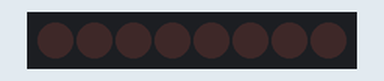
This program was run on a simulated Raspberry Pi (header pin numbers). On the bench: 8 shift-register outputs drawn as a row of LEDs (first output left, lit = HIGH). What the program prints to the terminal is not drawn.

Above: at 0.3 s.
At 1.4 s:
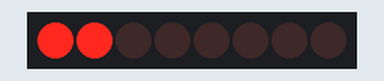
At 2.31 s:
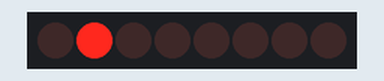
Timing chart, 0 to 3.0 s (numbered marks = the images above):
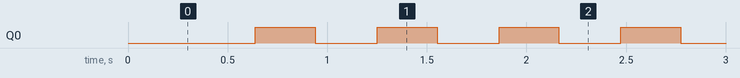

The program:

75hc595_test.py
```python
#!/usr/bin/env python
#================================================
#
#	This program is for SunFounder SuperKit for Rpi.
#
#	Extend use of 8 LED with 74HC595.
#
#	Change the	WhichLeds and sleeptime value under
#	loop() function to change LED mode and speed.
#
#=================================================

import RPi.GPIO as GPIO
import time

SDI   = 11
RCLK  = 12
SRCLK = 13

#===============   LED Mode Defne ================
#	You can define yourself, in binay, and convert it to Hex
#	8 bits a group, 0 means off, 1 means on
#	like : 0101 0101, means LED1, 3, 5, 7 are on.(from left to right)
#	and convert to 0x55.

LED0 = [0x01,0x02,0x04,0x08,0x10,0x20,0x40,0x80]	#original mode
LED1 = [0x01,0x03,0x07,0x0f,0x1f,0x3f,0x7f,0xff]	#blink mode 1
LED2 = [0x01,0x05,0x15,0x55,0xb5,0xf5,0xfb,0xff]	#blink mode 2
LED3 = [0x02,0x03,0x0b,0x0f,0x2f,0x3f,0xbf,0xff]	#blink mode 3
#=================================================

def print_msg():
	print ('Program is running...')
	print ('Please press Ctrl+C to end the program...')

def setup():
	GPIO.setmode(GPIO.BOARD)    # Number GPIOs by its physical location
	GPIO.setup(SDI, GPIO.OUT)
	GPIO.setup(RCLK, GPIO.OUT)
	GPIO.setup(SRCLK, GPIO.OUT)
	GPIO.output(SDI, GPIO.LOW)
	GPIO.output(RCLK, GPIO.LOW)
	GPIO.output(SRCLK, GPIO.LOW)

def hc595_in(dat):
	for bit in range(0, 8):
		GPIO.output(SDI, 0x80 & (dat << bit))
		GPIO.output(SRCLK, GPIO.HIGH)
		time.sleep(0.001)
		GPIO.output(SRCLK, GPIO.LOW)

def hc595_out():
	GPIO.output(RCLK, GPIO.HIGH)
	time.sleep(0.001)
	GPIO.output(RCLK, GPIO.LOW)

def loop():
	WhichLeds = LED3	# Change Mode, modes from LED0 to LED3
	sleeptime = 0.01		# Change speed, lower value, faster speed
	while True:
		for i in range(0, len(WhichLeds)):
			hc595_in(WhichLeds[i])
			hc595_out()
			time.sleep(sleeptime)

		for i in range(len(WhichLeds)-1, -1, -1):
			hc595_in(WhichLeds[i])
			hc595_out()
			time.sleep(sleeptime)

def destroy():   # When program ending, the function is executed.
	GPIO.cleanup()

if __name__ == '__main__': # Program starting from here
	print_msg()
	setup()
	try:
		loop()
	except KeyboardInterrupt:
		destroy()
```

Measured:
- by itself, Q0: alternates HIGH for 0.30 s and LOW for 0.31 s
